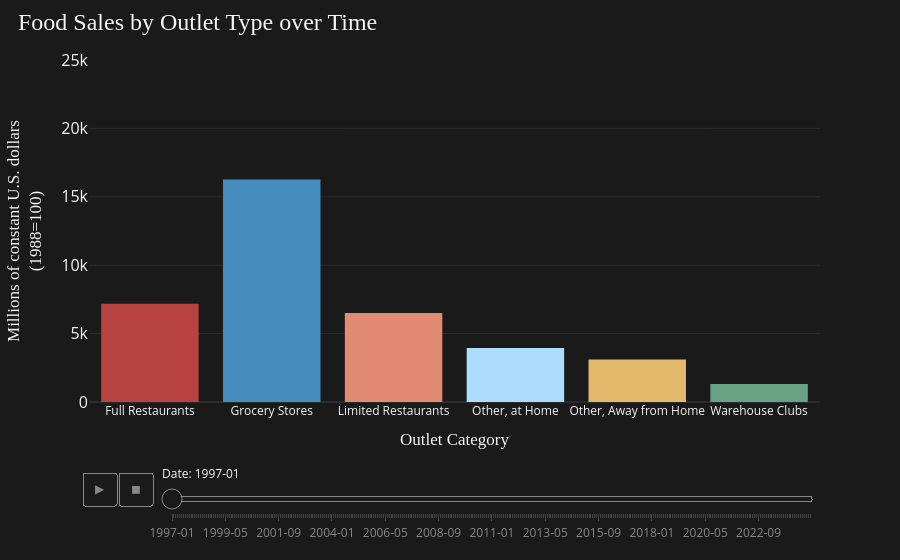

Write notebook code for a chart like this one.
### Code cell
# make plot 

# colors
color_map = {
    'grocery_stores': "#458dbd",
    'warehouse_supercenter': "#67a384",
    'other_food_at_home': "#adddfc",
    'full_restaurants': "#b84141",
    'limited_restaurants': "#e38a72",
    'other_food_away': "#e3b96b",
}

# plot 
fig = px.bar(sales_by_outlet_long, 
             x="category", 
             y="sales", 
             color="category",
             color_discrete_map=color_map,
             animation_frame="date",
             animation_group="category",
             range_y=[0,25000],
             hover_name="Date ",
             hover_data={
                "Category ":True,
                "Sales ":True,
                "category":False,
                "date":False,
                "sales":False
                },
             )

fig.update_traces(
    marker_line_width=0,
)


fig.update_layout(
    # title
    title={
        'text': 'Food Sales by Outlet Type over Time',
        'x': 0.02,
        'xanchor': 'left',
        'font': {
            'size': 24,
            'family': 'Playfair Display',
            'color': '#f5f5f5'
        }
    },

    # plot background
    plot_bgcolor='#1a1a1a',

    # entire figure background
    paper_bgcolor='#1a1a1a',

    # x-axis
    xaxis=dict(
        title='Outlet Category',
        title_font=dict(
            size=17,
            family="Source Sans 3",
            color='#f5f5f5'
        ),
        tickfont=dict(
            size=12,
            color='#f5f5f5'
        )
    ),

    # y-axis
    yaxis=dict(
        title='Millions of constant U.S. dollars<br>(1988=100)',
        title_font=dict(
            size=17,
            family="Source Sans 3",
            color='#f5f5f5'
        ),
        tickfont=dict(
            size=16,
            color='#f5f5f5'
        )
    ),

    # legend
    showlegend=False
)

fig.update_xaxes(
    tickvals=[
        'grocery_stores',
        'warehouse_supercenter',
        'other_food_at_home',
        'full_restaurants',
        'limited_restaurants',
        'other_food_away'
    ],
    ticktext=[
        'Grocery Stores',
        'Warehouse Clubs',
        'Other, at Home',
        'Full Restaurants',
        'Limited Restaurants',
        'Other, Away from Home'
    ]
)

fig.update_yaxes(
    showgrid=True,
    gridcolor="rgba(255,255,255,0.08)",
    zerolinecolor="rgba(255,255,255,0.08)",
)

for step in fig.layout.sliders[0].steps:
    step["label"] = step["label"][:7]

fig.update_layout(

    # animation slider
    sliders=[{
        'currentvalue': {
            'font': {'color': '#f5f5f5'},
            'prefix': 'Date: ',
            'visible': True,
        },

        # tick labels on slider
        'tickcolor': "rgba(245, 245, 245, 0.2)",

        # slider styling
        'bgcolor': '#1a1a1a',
        'bordercolor': "rgba(245, 245, 245, 0.5)",
        'borderwidth': 1,

        # font for slider step labels
        'font': {
            'color': "rgba(245, 245, 245, 0.5)",
        }
    }],

    # buttons
    updatemenus=[{
        'type': 'buttons',

        'font': {
            'color': "rgba(245, 245, 245, 0.5)",
        },

        'bgcolor': '#1a1a1a',
        'bordercolor': "rgba(245, 245, 245, 0.5)",

    }]
)

fig.show()
